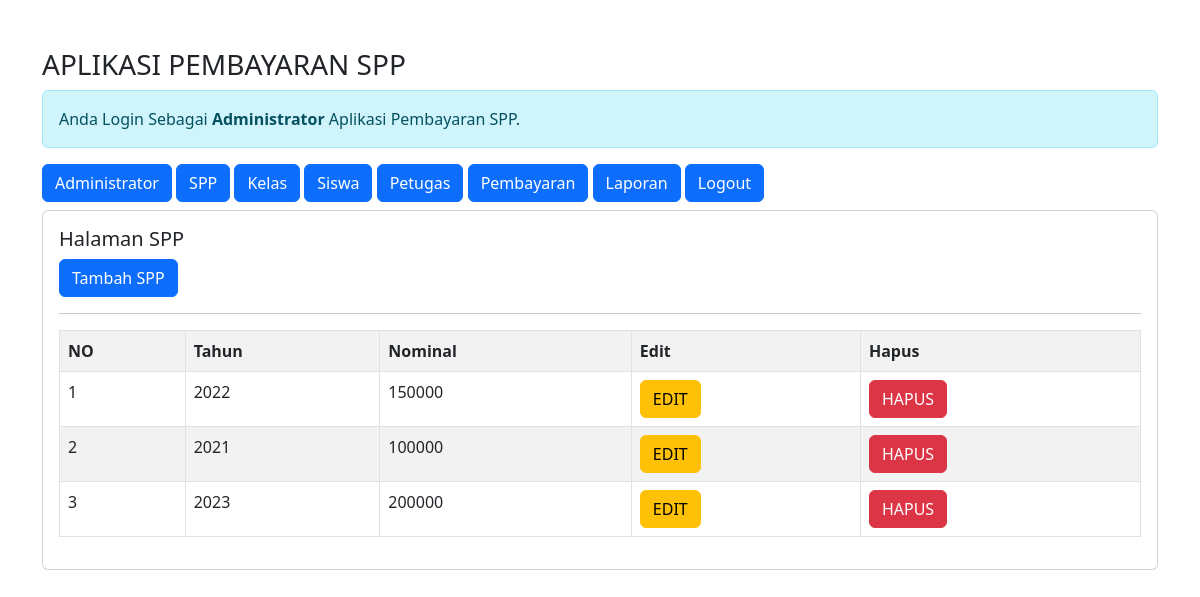
Screenshot of /admin/admin.php?url=spp (signed in) with the database file from the repository.
### tables this page shows
CREATE TABLE `spp` (
  `id_spp` int(11) NOT NULL,
  `tahun` int(11) NOT NULL,
  `nominal` int(11) NOT NULL
);

### admin/spp.php (the view)
<h5>Halaman SPP</h5>
<a href="?url=tambah-spp" class="btn btn-primary">Tambah SPP</a>
<hr>
<table class="table table-striped table-bordered">
    <tr class="fw-bold">
        <td>NO</td>
        <td>Tahun</td>
        <td>Nominal</td>
        <td>Edit</td>
        <td>Hapus</td>
    </tr>
    <?php
    include '../koneksi.php';
    $no = 1;
    $sql = "SELECT * FROM spp ORDER BY id_spp DESC";
    $query = mysqli_query($conn,$sql);
    foreach($query as $data){ ?>
    <tr>
        <td><?= $no++;?></td>
        <td><?= $data['tahun']?></td>
        <td><?= $data['nominal']?></td>
        <td>
            <a href="?url=edit-spp&id_spp=<?= $data['id_spp']?>" class="btn btn-warning">EDIT</a>
        </td>
        <td>
            <a onclick="return confirm('Apakah anda yakin?')" href="?url=hapus&id_spp=<?= $data['id_spp']?>" class="btn btn-danger">HAPUS</a>
        </td>
    </tr>
    <?php } ?>
</table>

### rows the page displays
spp: tahun "2022", nominal "150000"
spp: tahun "2021", nominal "100000"
spp: tahun "2023", nominal "200000"
